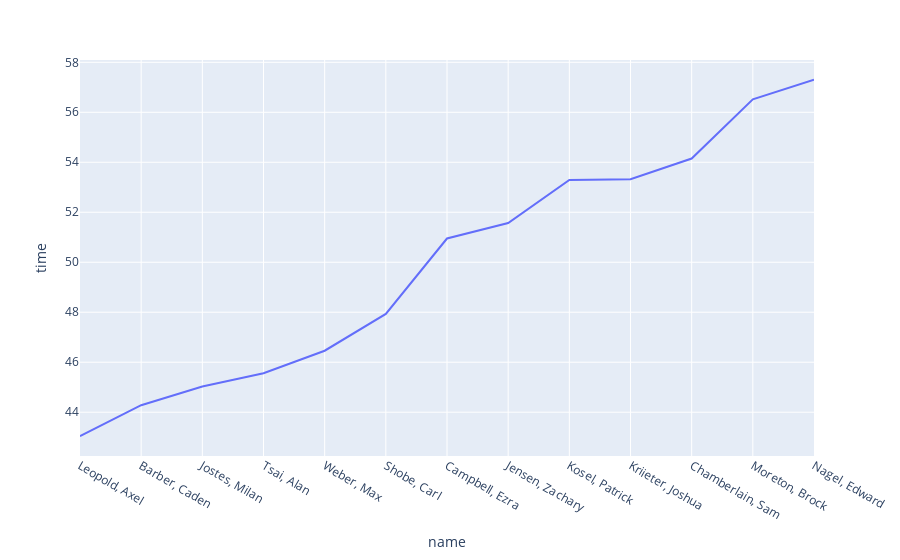

The notebook cell saved with this chart:
### Code cell
import plotly.express as px


fig = px.line(df, x="name", y="time")
fig.show()

### Figure 1 — Plotly figure (JSON) as saved in the notebook; plotly's stock layout.template omitted (floating-point values rounded to 4 significant figures)
{"data": [{"hovertemplate": "name=%{x}<br>time=%{y}<extra></extra>", "legendgroup": "", "line": {"color": "#636efa", "dash": "solid"}, "mode": "lines", "name": "", "orientation": "v", "showlegend": false, "type": "scatter", "x": ["Leopold, Axel", "Barber, Caden", "Jostes, Milan", "Tsai, Alan", "Weber, Max", "Shobe, Carl", "Campbell, Ezra", "Jensen, Zachary", "Kosel, Patrick", "Kriieter, Joshua", "Chamberlain, Sam", "Moreton, Brock", "Nagel, Edward"], "xaxis": "x", "y": [43.04, 44.28, 45.03, 45.56, 46.46, 47.93, 50.95, 51.57, 53.29, 53.32, 54.15, 56.52, 57.3], "yaxis": "y"}], "layout": {"legend": {"tracegroupgap": 0}, "margin": {"t": 60}, "xaxis": {"anchor": "y", "domain": [0, 1], "title": {"text": "name"}}, "yaxis": {"anchor": "x", "domain": [0, 1], "title": {"text": "time"}}}}
